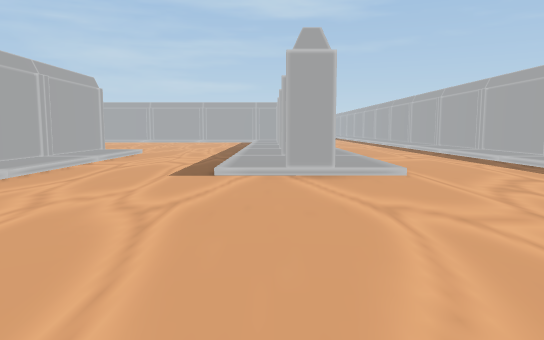
[1] (above)

24 first-person views from a walk through a scene from a Unity 3-D project. The camera is 1.2 m above the floor, tilts 6° down and sees 70° across. The floor is counted in squares, 2 m on a side. Each view is taken from the middle of a square. On the plan, view 1 faces up. The plan holds only what a view shows up to about 11 squares ahead; the rest is blank. The place goes on beyond the plan. The player is left out.

[2]
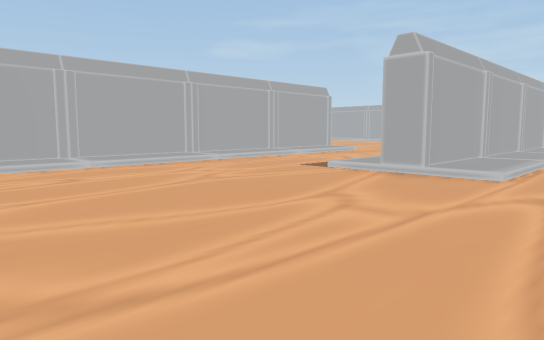

[3]
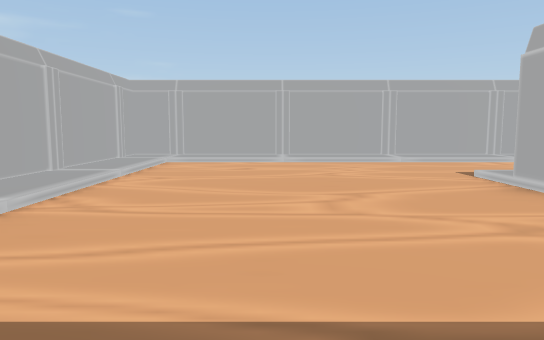

[4]
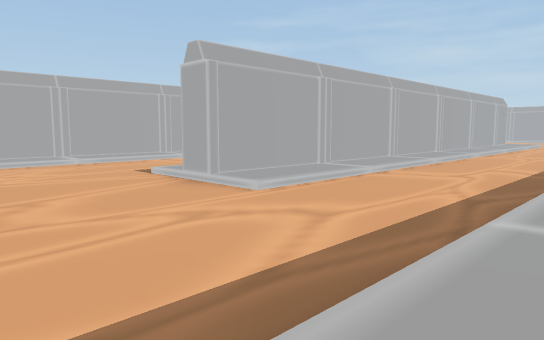

[5]
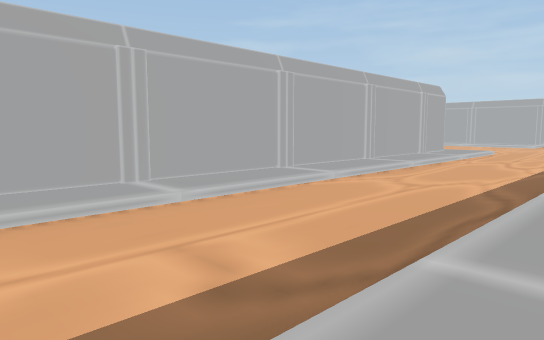

[6]
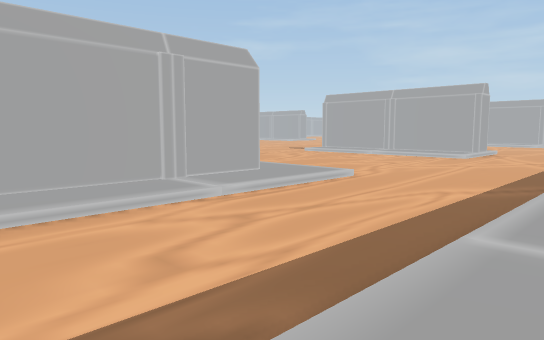

[7]
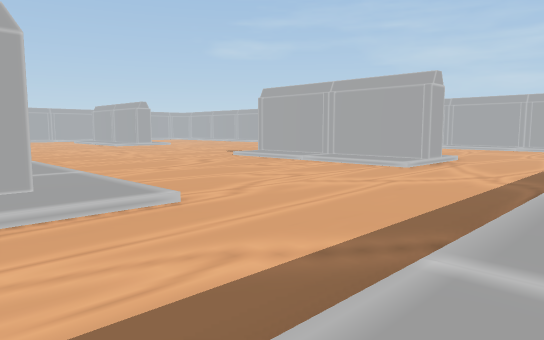

[8]
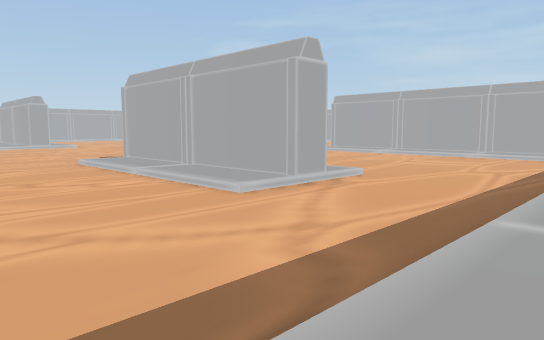

[9]
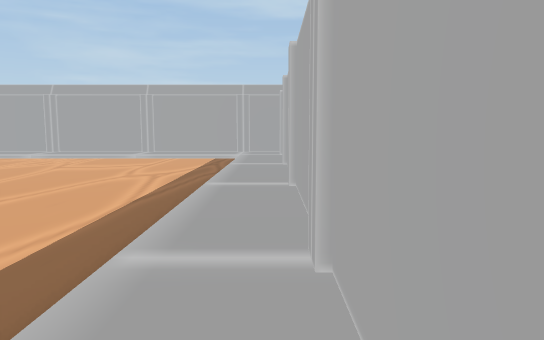

[10]
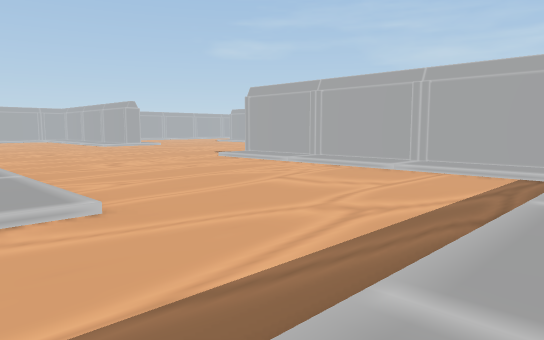

[11]
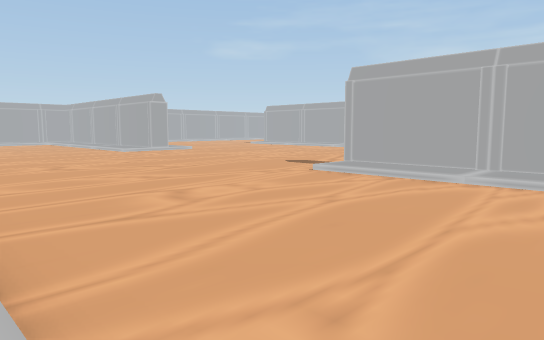

[12]
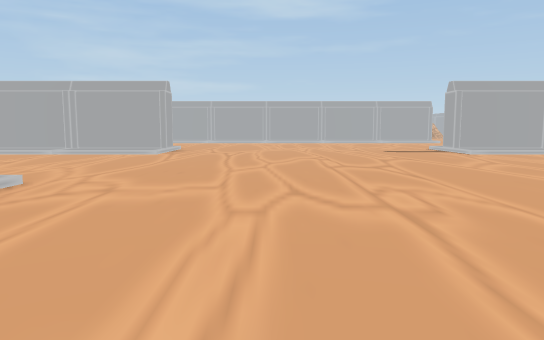

[13]
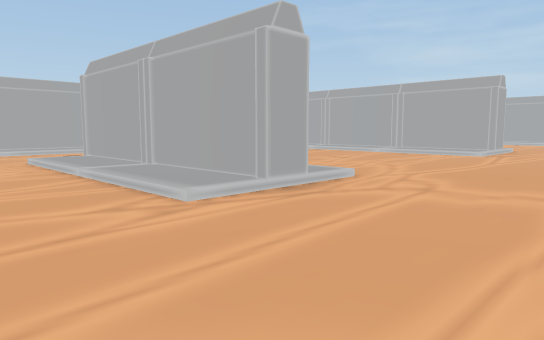

[14]
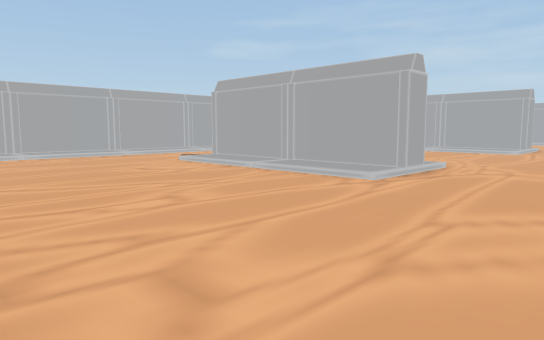

[15]
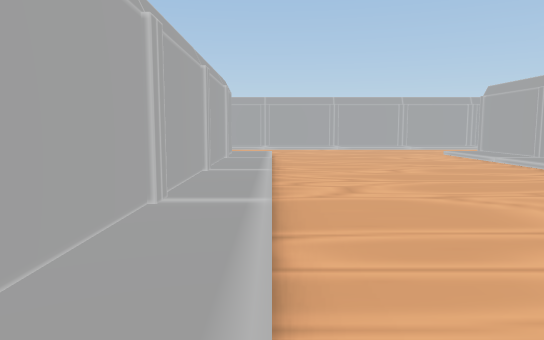

[16]
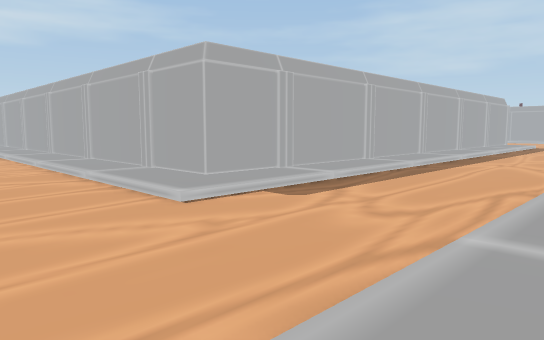

[17]
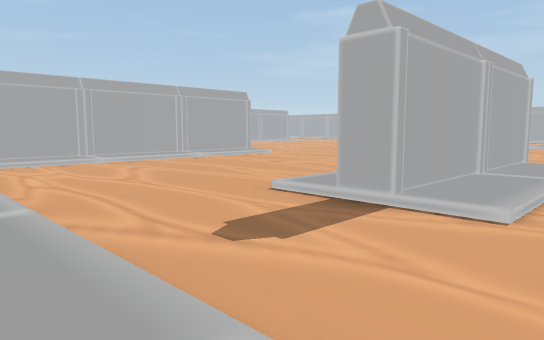

[18]
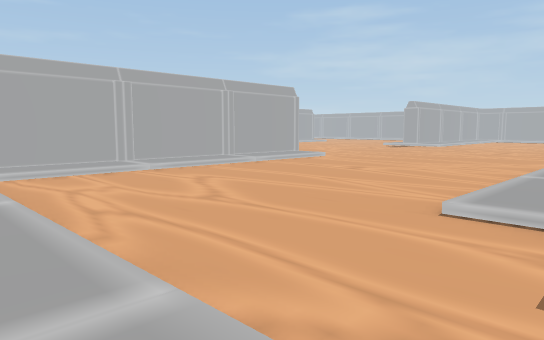

[19]
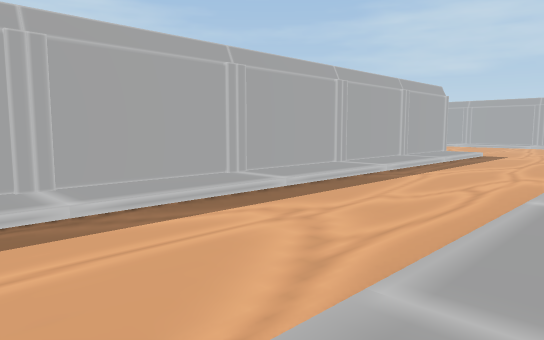

[20]
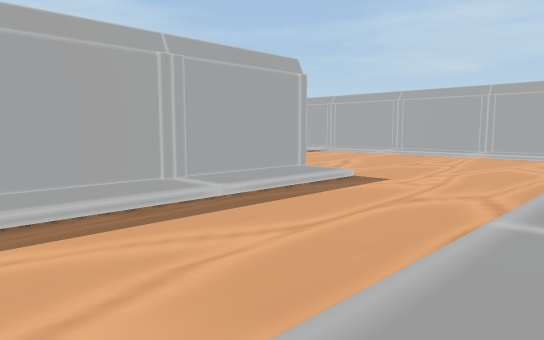

[21]
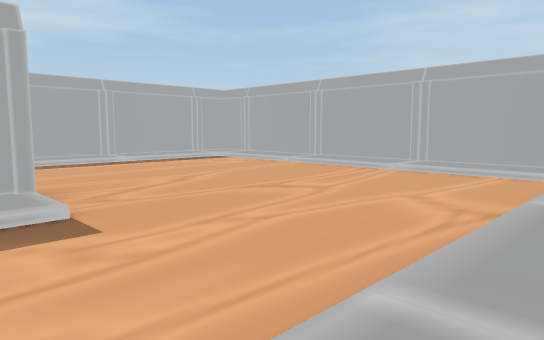

[22]
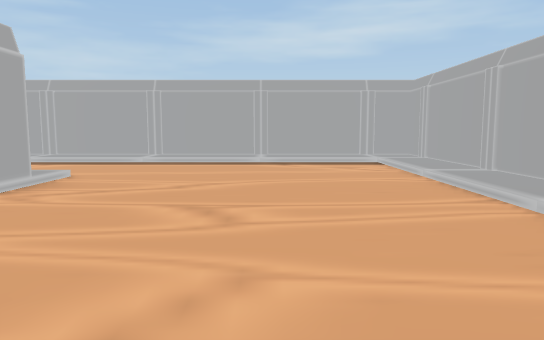

[23]
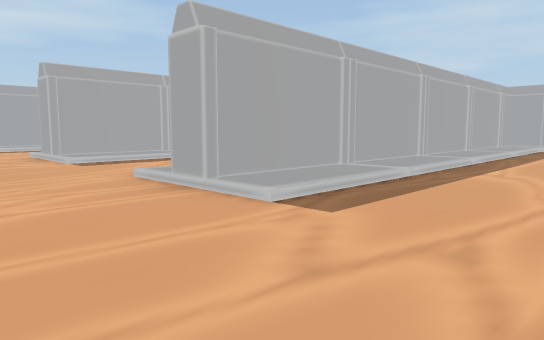

[24]
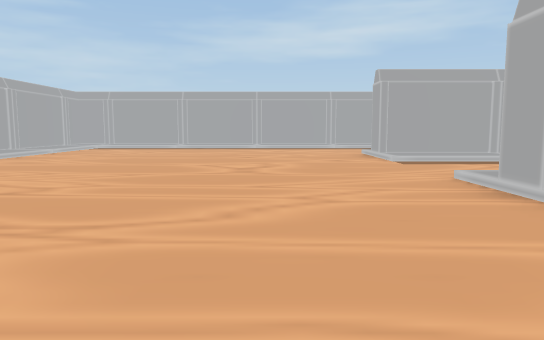

### Floor plan
Key: @ floor where view 1 was taken; # wall or solid block; . main floor; : floor 0.25 m higher than the main floor; / step, stairs or slope.
Columns run from 19 left of view 1 to 6 right of it. Each row starts with its distance up from view 1.
 34  ########.......#########
 33  ::::::::.......:::::::::
 32  .......................:#
 31  .......................:#
 30  .......................:#
 29 :.......................:#
 28 :.......................:#
 27 :...:::::......  ::::...:#
 26 :...#####...... #####...:#
 25 :...:::::.......:::::...:#
 24 :.......................:#
 23 :.......................:#
 22 :.......................:
 21 :.......................:
 20 :.../////////////////...:
 19 :...:#############  #...:
 18  ...:#        ::::  #...:
 17  ...:#       .....  #...:
 16 :...:#     .......  #...:
 15 :...:#    ........  #...:
 14 :...:#  ..........  #...
 13 :...:# ...........  #...
 12  ...:#............  #...
 11  ...:#.............:#...:#
 10 :...:#.............:#...:#
  9 :...:#...:#...:#...:#...:#
  8 :...:# ..:# ..:#...:#...:#
  7 :...:# ..:#   :#...:#...:
  6 :...:# ..:#    #...:#...
  5 :...//...:#    #...//...:
  4 :........:#    #........:
  3 :........:#    #........:
  2 :........:#    #........:
  1  ........:#    #........
  0  ........:#    #...@...
 -1  ##########    #####

Where each view was taken, in squares from view 1:
view 1: 0 up, 0 right, facing up
view 2: 0 up, 3 right, facing up-left
view 3: 2 up, 5 right, facing left
view 4: 2 up, 5 right, facing up-left
view 5: 8 up, 5 right, facing up-left
view 6: 15 up, 5 right, facing up-left
view 7: 18 up, 5 right, facing up-left
view 8: 22 up, 5 right, facing up-left
view 9: 23 up, 5 right, facing up
view 10: 26 up, 5 right, facing up-left
view 11: 27 up, 1 right, facing up-left
view 12: 23 up, 8 left, facing up
view 13: 23 up, 8 left, facing up-left
view 14: 20 up, 8 left, facing up-left
view 15: 20 up, 5 left, facing left
view 16: 22 up, 19 left, facing down-right
view 17: 24 up, 19 left, facing up-right
view 18: 26 up, 19 left, facing up-right
view 19: 16 up, 19 left, facing down-right
view 20: 10 up, 19 left, facing down-right
view 21: 6 up, 19 left, facing down-right
view 22: 2 up, 19 left, facing right
view 23: 12 up, 13 left, facing down-right
view 24: 12 up, 13 left, facing right
